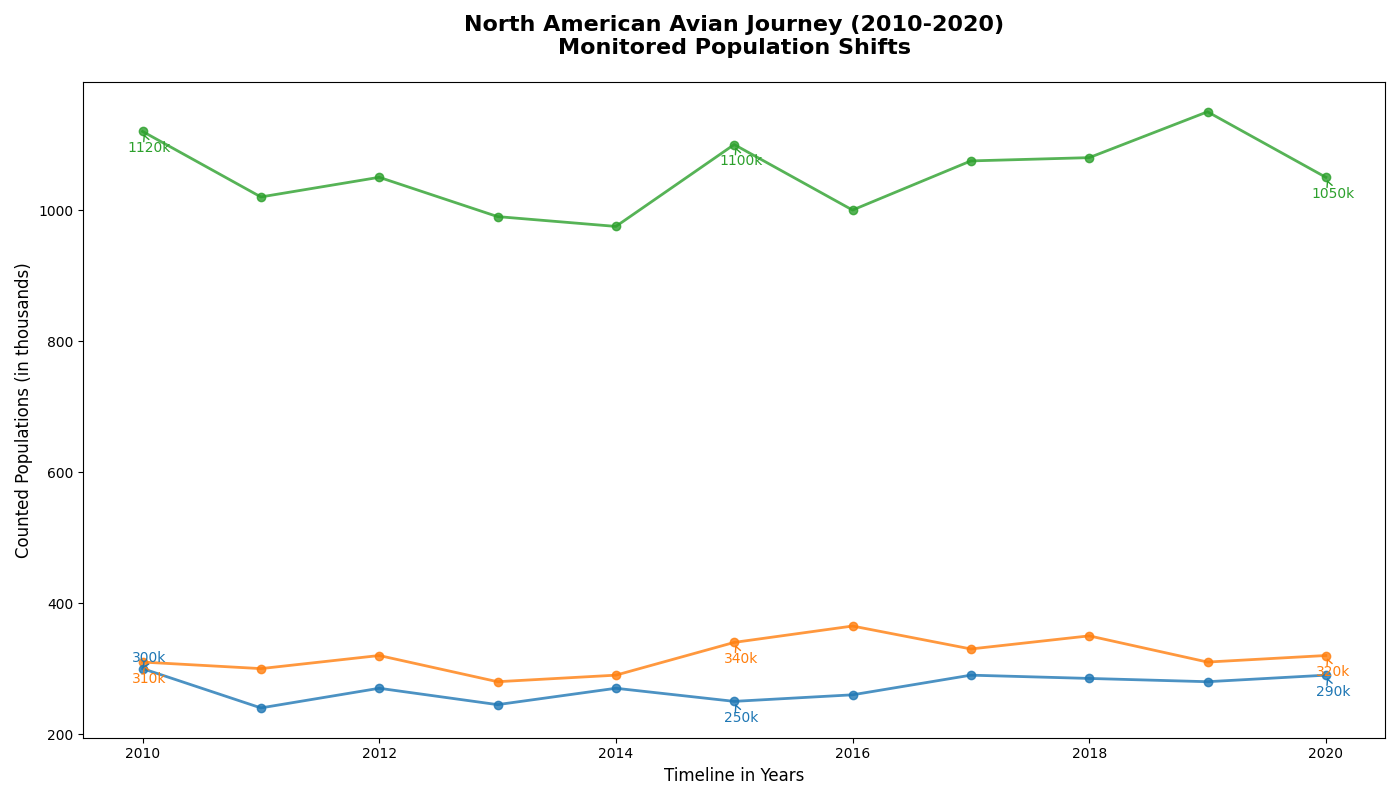

Write the Python code that produced this figure.
import matplotlib.pyplot as plt
import numpy as np

years = np.arange(2010, 2021)
populations = {
    'Maple Land': [310, 300, 320, 280, 290, 340, 365, 330, 350, 310, 320],
    'Federation States': [1120, 1020, 1050, 990, 975, 1100, 1000, 1075, 1080, 1150, 1050],
    'Aztec Nation': [300, 240, 270, 245, 270, 250, 260, 290, 285, 280, 290]
}

plt.figure(figsize=(14, 8))
colors = ['#ff7f0e', '#2ca02c', '#1f77b4']

for (region, pops), color in zip(populations.items(), colors):
    plt.plot(years, pops, '-o', color=color, linewidth=2, markersize=6, alpha=0.8)
    
    midpoint_index = len(years) // 2
    key_points = [(years[0], pops[0]), (years[midpoint_index], pops[midpoint_index]), (years[-1], pops[-1])]
    for (year, pop) in key_points:
        plt.annotate(f'{pop}k', xy=(year, pop), xytext=(5, -15 if pop < max(pops) else 5), 
                     textcoords='offset points', arrowprops=dict(arrowstyle='->', color=color), 
                     fontsize=10, color=color, ha='center')

plt.title('North American Avian Journey (2010-2020)\nMonitored Population Shifts', 
          fontsize=16, fontweight='bold', pad=20)
plt.xlabel('Timeline in Years', fontsize=12)
plt.ylabel('Counted Populations (in thousands)', fontsize=12)

plt.tight_layout()
plt.show()
